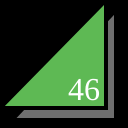
Frame 1 (no input)
Frame 60 (no input): identical to frame 1, image omitted
Frame 120 (the mouse pressed at the canvas centre since frame 60): identical to frame 1, image omitted

The p5.js sketch that drew this single still picture (run headless with seeded random() and noise() and a simulated clock; from frame 60 on, the mouse is pressed at the canvas centre):

// p5.js sketch
// ── sketch.js
function setup() {
  createCanvas(128,128);
}

function draw() {
  background(0);
  strokeWeight(4);
  fill(111, 111, 111);
  triangle(12,120,116,120,116,10);
  fill(94, 185, 84);
  triangle(0,108,106,108,106,0);
  fill(255);
  textSize(32);
  textFont("serif");
  text("46", 68, 100);
}
